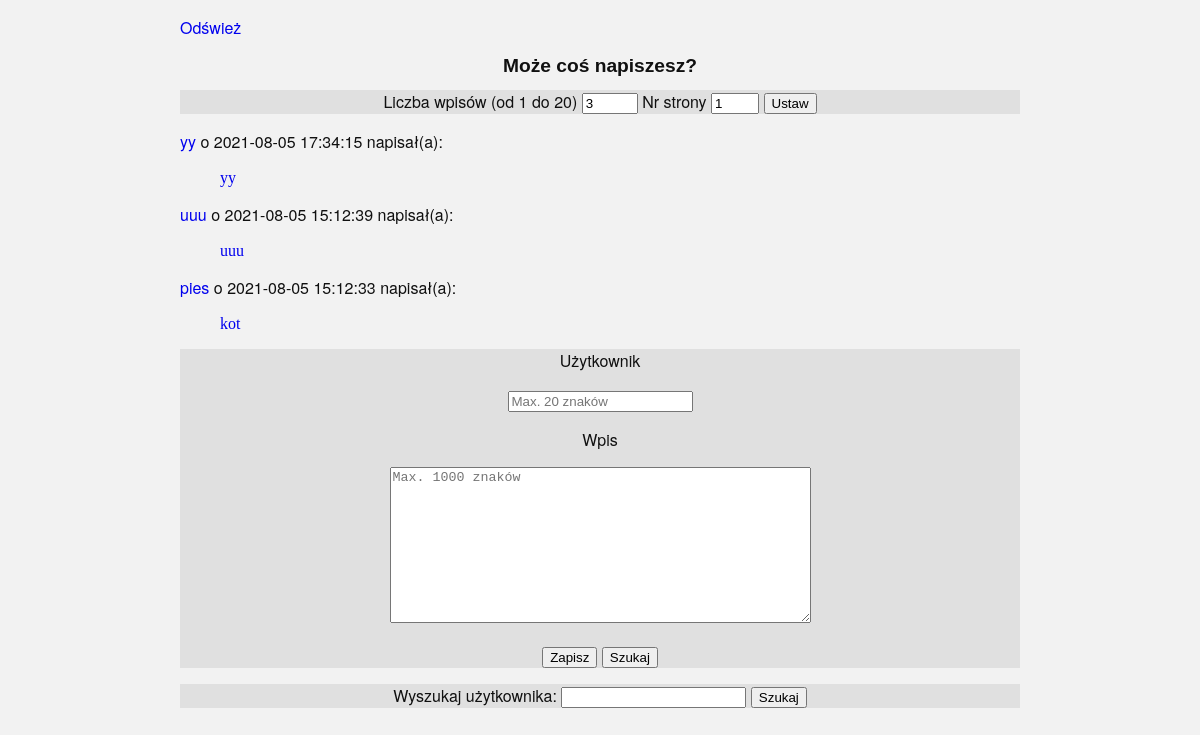
Before: / with the older database file.
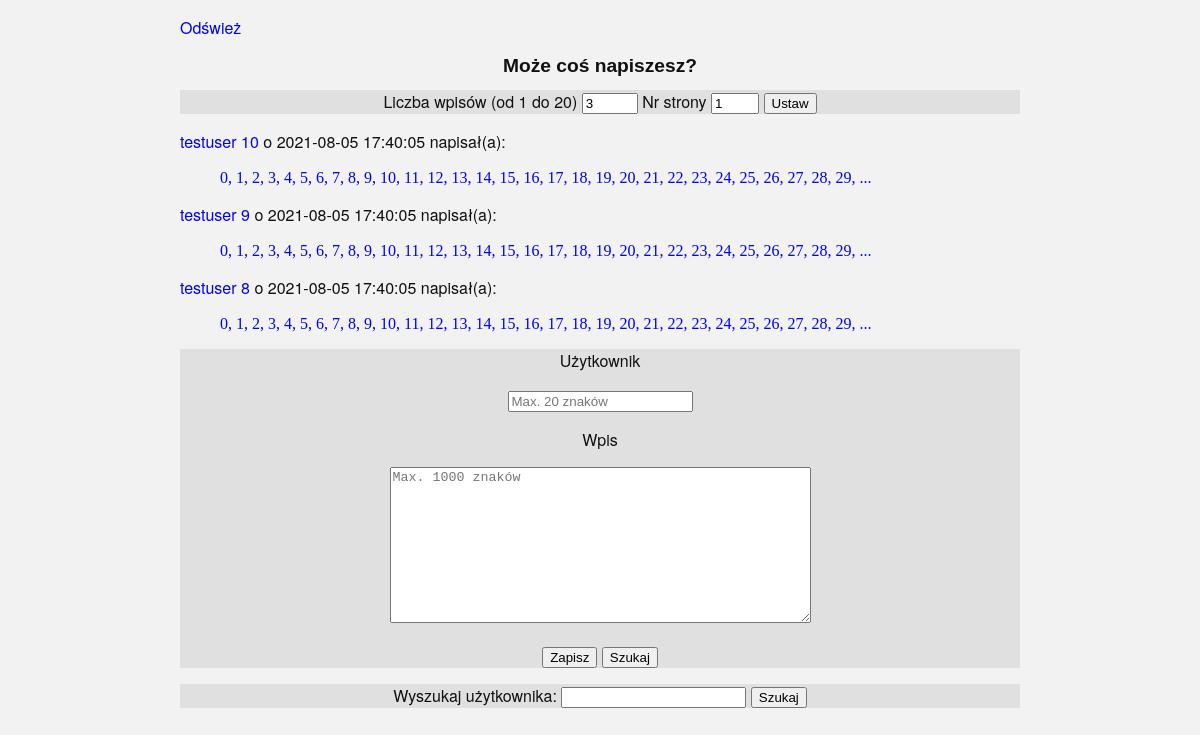
After: the same page with the newer database file.
### tables this page shows
CREATE TABLE user
        (id INTEGER NOT NULL PRIMARY KEY AUTOINCREMENT,
        name TEXT NOT NULL UNIQUE CHECK(length(name) > 1 AND length(name) < 16));

CREATE TABLE entry
        (id INTEGER NOT NULL PRIMARY KEY AUTOINCREMENT,
        entry TEXT NOT NULL CHECK(length(entry) > 1 AND length(entry) < 1000),
        user INTEGER NOT NULL,
        date TEXT NOT NULL CHECK (length(date) < 30),
        FOREIGN KEY(user) REFERENCES user(id));

### guest_book/routes.py (the view)
@app.route('/', methods = ['GET', 'POST'])
def index(quantity = None, page = 1, cut = app.config["CUT"]):
    f'''Returns group of latest entries (default - {app.config["ENTRIES"]})'''
    entry = Entry()
    quantity = request.args.get('quantity')
    page = request.args.get('page')
    print(quantity, page)
    quantity, offset = display_data(quantity, page, app)
    back = 'Odśwież'
    with DB_access() as db:
        max_page = get_max_page(db, quantity)
        if not max_page:
            abort(404)
        if request.method == 'GET':
            status_code = 200
            message = 'Może coś napiszesz?'
            entries = db.get_entries(quantity = quantity, offset = offset)
        else:
            status_code, message, entries = db_operations(db, entry, quantity)
            if status_code == 404:
                abort(404)
        if entries:
            template = 'entries.html'
        else:
            template = 'noentries.html'
        return render_template(template, back = back,
                                   entry = entry,
                                   title = app.config['TITLE'],
                                   entries = entries,
                                   cut = cut,
                                   quantity = quantity,
                                   page = page,
                                   max_page = max_page,
                                   message = message), status_code

### guest_book/forms.py
class Entry(FlaskForm):
    max_user_len = 20
    length_message = ' musi być pomiędzy %(min)d i %(max)d'
    user_message = 'Długość useru' + length_message
    entry_message = 'Długość wpisu' + length_message
    query_message = 'Długośc zapytania' + length_message
    user_placeholder = f'Max. {max_user_len} znaków'
    entry_placeholder = f'Max. {max_entry_len} znaków'
    user = StringField('Użytkownik', validators = [Length(min = 1,
        max = max_user_len, message = user_message)])
    text = StringField('Wpis', validators = [Length(min = 1,
        max = max_entry_len,  message = entry_message)], widget=TextArea())
    write = SubmitField('Zapisz')
    query = SubmitField('Szukaj')

### guest_book/classes.py (called while the page is built)
    def get_text(self, cut):
        if cut:
            text = self.text.split(' ')[:cut]
            text = ' '.join(text)
            if text != self.text:
                return text + ' ...'
            return text
        else:
            return self.text

### guest_book/db_access.py (called while the page is built)
    @staticmethod
    def __enter__():
        location = file_location(__file__)
        db_location = location + '/' + app.config['DB']
        DB_access.cursor = sql.connect(db_location)
        return DB_access

    @staticmethod
    def check_entries(user = None):
        cmd = 'SELECT COUNT(id) FROM entry '
        if user:
            users_ids = DB_access.check_user(user, exact = False)
            print(users_ids)
            if users_ids:
                users_ids = str(users_ids)
                cmd += f'WHERE user in {users_ids} '
        cmd += ';'
        nr = DB_access.cursor.execute(cmd)
        nr = list(nr)[0][0]
        return nr

    @staticmethod
    def get_entries(nr = None, user = None,
        query = None, quantity = None, offset = None):
        cmd = f'SELECT entry.id, entry.entry, user.name, entry.date FROM entry LEFT JOIN user ON entry.user = user.id '
        if nr:
            cmd += f'WHERE entry.id = {nr} '
        elif user:
            cmd += f'WHERE user.name LIKE "%{user}%" '
        elif query:
            cmd += f'WHERE entry.entry LIKE "%{query}%" '
        cmd += 'ORDER BY date DESC '
        if quantity:
             cmd += f'LIMIT {quantity} '
        if offset and offset < DB_access.check_entries(user):
            cmd += f'OFFSET {offset} '
        cmd += ';'
        source = DB_access.cursor.execute(cmd)
        for s in source:
            entry = Entry(s)
            yield entry

### guest_book/templates/entries.html
{% extends "frame.html" %}
{% block content %}
<dl> {% for entry in entries: %}
  <dt><a href="{{ url_for('user', name = entry.user, quantity = quantity, page = 1) }}">{{ entry.user }}</a> o {{ entry.date }} napisał(a): </dt>
  <dd class = "entry"><p><a href="/entry/{{ entry.id }}" target="_blank">{{ entry.get_text(cut) }}</a></p></dd>
  {% endfor %}
</dl>
{% endblock %}

### guest_book/templates/frame.html (shortened to what this page needs)
<!DOCTYPE html>
<html>
  <head>
    <link rel= "stylesheet" type= "text/css"
    href= "{{ url_for('static',filename='/style.css') }}">
  </head>
  <body>
    <p><a href = "{{ url_for('index', quantity = quantity, page = 1) }}">{{ back }}</a></p>
    <h1>{{ message }}</h1>
    <form action="" method="get">
      <label for="entries">Liczba wpisów (od 1 do 20)</label>
      <input type="number" id="entries" name="quantity" size = "2"
        min="1" max="20" value= "{{ quantity }}" placeholder = "{{ quantity }}">
      <label for="page">Nr strony</label>
      <input type="number" id="page" name="page" size = "2"
        min="1" max= "{{ max_page }}" value= "1" placeholder = "{{ page }}">
      <input type="submit" value="Ustaw">
    </form>
      {% block content %}{% endblock %}
    <form action="{{ url_for('index') }}" method="post">
      <div>
        <p>{{ entry.user.label }}</p>
        <p>{{ entry.user(placeholder=entry.user_placeholder) }}</p>
      </div>
      <div>
        <p>{{ entry.text.label }}</p>
        <p>{{ entry.text(placeholder=entry.entry_placeholder, rows = 10, cols = 50) }}</p>
      </div>
      <p>{{ entry.write() }} {{ entry.query() }}</p>
    </form>
    <form action="/user/" method="get">
      <label for="finduser">Wyszukaj użytkownika: </label>
      <input type="text" id="finduser" maxlength="{{ entry.max_nick_len }}" name="name"
       placeholder = "{{ entry.nick_placeholder }}" required>
      <input type="submit" value="Szukaj">
    </form>
  </body>
</html>

### guest_book/static/style.css (style rules this page uses)
body { margin: 0; padding: 0; font-family: "Ubuntu Condensed", "Helvetica Neue", Helvetica, Arial, sans-serif; color: #101010; background: #f2f2f2; margin-left: 15%; margin-right: 15%; }
h1 { font-size: 1.2em; font-family: Lucida Console, sans-serif; text-align: center; }
a:link { color: 1f7a1f; background-color: transparent; text-decoration: none; }
form { background-color: #e0e0e0; text-align: center; }
.entry { text-align: left; font-family: "Ubuntu Thin"; }

Changed rows visible on the page:
removed user: user "yy"
removed entry: get_text "yy"
removed user: user "uuu"
removed entry: get_text "uuu"
removed user: user "pies"
removed entry: get_text "kot"
now on this page (row unchanged): user: user "testuser 10"
now on this page (row unchanged): user: user "testuser 9"
now on this page (row unchanged): user: user "testuser 8"
Other visible differences:
new list line: "o 2021-08-05 17:40:05 napisał(a): 0, 1, 2, 3, 4, 5, 6, 7, 8, 9, 10, 11, 12, 13, 14, 15, 16, 17, 18, 19, 20, 21, 22, 23, 24, 25, 26, 27, 28, 29, ..."
list line gone: "o 2021-08-05 17:34:15 napisał(a):"
list line gone: "o 2021-08-05 15:12:39 napisał(a):"
list line gone: "o 2021-08-05 15:12:33 napisał(a):"
